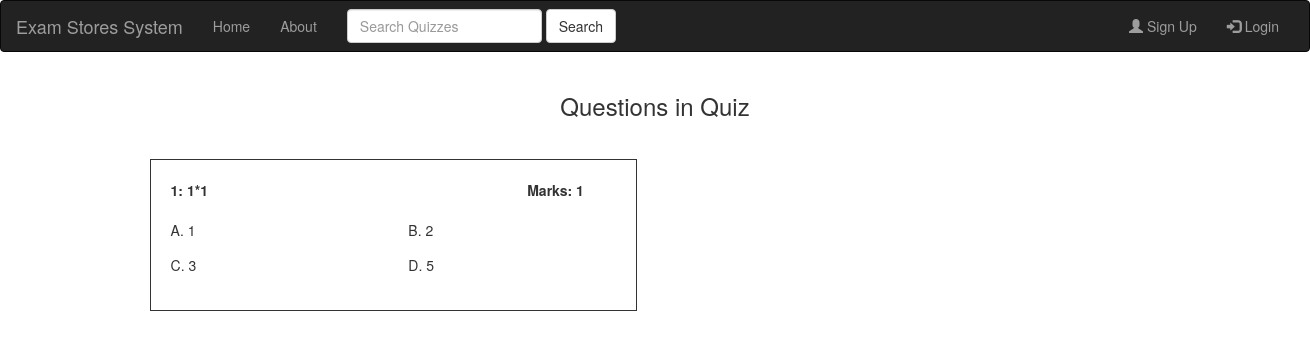
The app's page /quizpage/12/, older data.
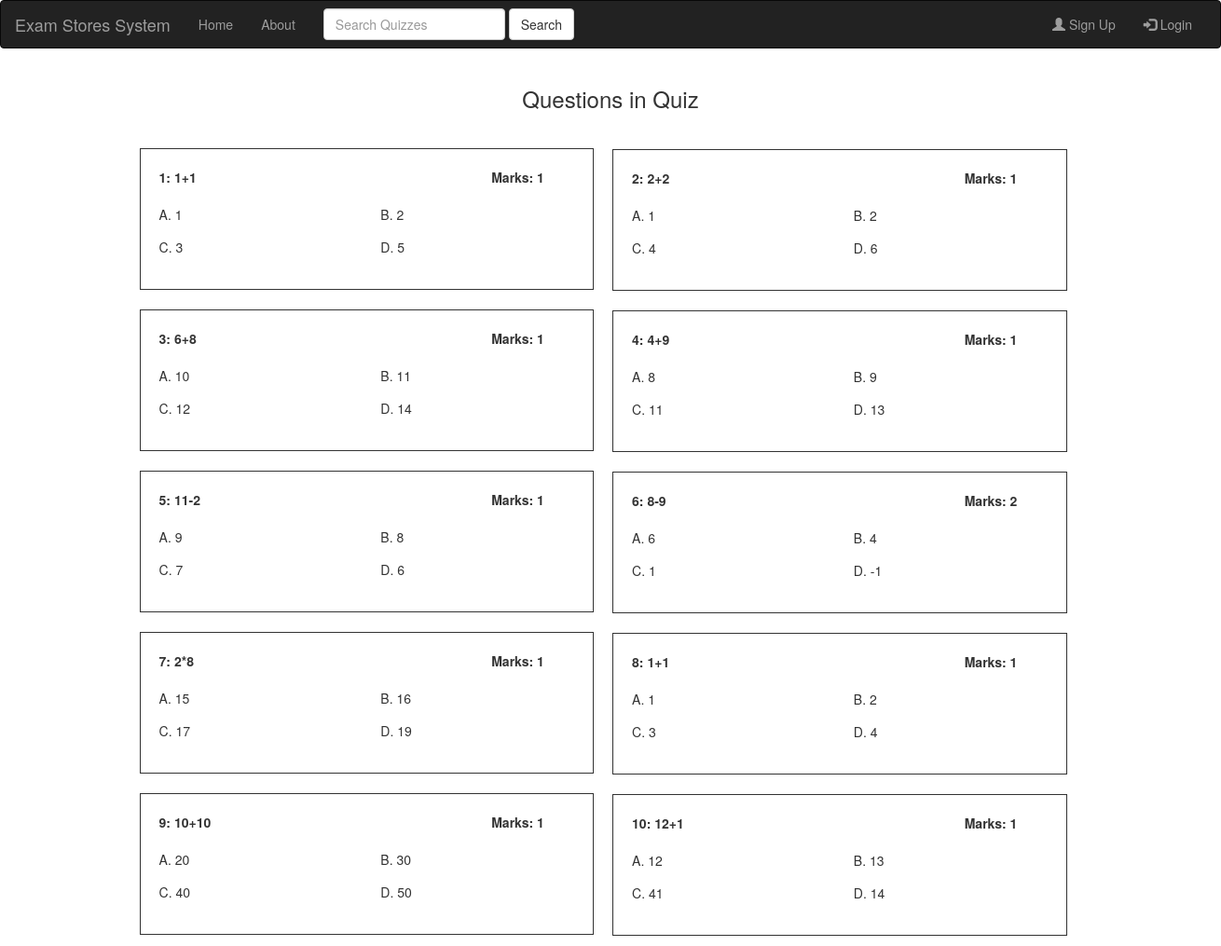
The same page, newer data.
### creation/models.py (models this page shows, shortened)
class Questions(models.Model):
    quiz_no = models.IntegerField()
    question = models.CharField(max_length=250)
    option_a = models.CharField(max_length=50)
    option_b = models.CharField(max_length=50)
    option_c = models.CharField(max_length=50)
    option_d = models.CharField(max_length=50)
    answer = models.CharField(choices=CHOICES, default="A", max_length=10)
    marks = models.IntegerField()

### quiz/views.py (the view)
# urls.py: path('quizpage/<int:pk>/', views.quizpage, name='quizpage'),
def quizpage(request, pk):
    questions = Questions.objects.filter(quiz_no=pk)
    context = {
        'title': 'QuizPage',
        'questions': questions
    }
    return render(request, 'quiz/quizpage.html', context)

### quiz/templates/quiz/quizpage.html
{% extends "quiz/base.html" %}
 {% block content %}
    <div class="container" style="text-align:center;">
        <h3>Questions in Quiz</h3>
    </div>
    <div class="col-sm-1"></div>
    <div class="col-sm-11">
        <br>
    <div class="container">
        <div class="container">
        <div class="row">
            {% for ques in questions %}
                <div class="col-sm-5" style="border:1px solid; padding:20px; margin:10px;">
                     <div class="form-group row">
                        <label class="col-sm-9 col-form-label">{{ forloop.counter }}: {{ques.question}}</label>
                         <label class="col-sm-3 col-form-label">Marks: {{ ques.marks }}</label>
                     </div>
                    <div class="form-group row">
                        <div class="col-sm-6">
                          A. {{ques.option_a}}
                        </div>
                        <div class="col-sm-6">
                          B. {{ques.option_b}}
                        </div>
                    </div>
                    <div class="form-group row">
                        <div class="col-sm-6">
                          C. {{ques.option_c}}
                        </div>
                        <div class="col-sm-6">
                          D. {{ques.option_d}}
                        </div>
                     </div>
                </div>
                {% if forloop.counter|divisibleby:2 and forloop.counter > 0 and not forloop.last %}
                     </div><div class = "row">
                {% else %}
                    <div class="col-sm-2"></div>
                {% endif %}
            {% endfor %}
        </div>
        </div>
    </div></div>
{% endblock %}

### quiz/templates/quiz/base.html (shortened to what this page needs)
<!DOCTYPE html>
<html>
<head>
    <link rel="stylesheet" href="https://maxcdn.bootstrapcdn.com/bootstrap/3.4.1/css/bootstrap.min.css">
</head>
<body>
    <nav id="menu" class="navbar navbar-inverse">
        <div class="container-fluid">
            <div class="navbar-header">
                <a class="navbar-brand" href="{% url 'quiz-home' %}">Exam Stores System</a>
            </div>
            <div class="collapse navbar-collapse" id="myNavbar">
                <ul class="nav navbar-nav" role="tablist">
                    <li><a href="{% url 'quiz-home' %}">Home</a></li>
                    <li><a href="{% url 'quiz-about' %}">About</a></li>
                </ul>
                <form class="navbar-form navbar-left" action="/searches" method="GET">
                    <div class="form-group">
                        <input type="text" class="form-control" placeholder="Search Quizzes" name="Search">
                    </div>
                    <button type="submit" class="btn btn-default">Search</button>
                </form>
                {% if user.is_authenticated %}
                <ul class="nav navbar-nav navbar-right">
                    <li>
                        <a href="{% url 'profile' %}"><img class="rounded-circle article-img" src="{{ request.user.profile.image.url }}" style="width:25px;"> {{request.user.username}}</a>
                    </li>
                    <li><a href="{% url 'logout' %}"><span class="glyphicon glyphicon-log-out"></span> Logout</a></li>
                </ul>
                {% else %}
                <ul class="nav navbar-nav navbar-right">
                    <li><a href="{% url 'register' %}"><span class="glyphicon glyphicon-user"></span> Sign Up</a></li>
                    <li><a href="{% url 'login' %}"><span class="glyphicon glyphicon-log-in"></span> Login</a></li>
                </ul>
                {% endif %}
            </div>
        </div>
    </nav>
    <div class="row">
        <div class="col-sm-3 "></div>
        <div class="col-sm-6 ">
        </div>
        <div class="col-sm-3 "></div>
    </div>
    {% block content %} {% endblock %}
</body>
</html>

Row changes from the older to the newer data that the page shows:
changed Questions (number 1 of 10 on the later page): question "1*1" → "1+1"
added Questions: question "2+2", marks "1", option_a "1", option_b "2", option_c "4", option_d "6"
added Questions: question "6+8", marks "1", option_a "10", option_b "11", option_c "12", option_d "14"
added Questions: question "4+9", marks "1", option_a "8", option_b "9", option_c "11", option_d "13"
added Questions: question "11-2", marks "1", option_a "9", option_b "8", option_c "7", option_d "6"
added Questions: question "8-9", marks "2", option_a "6", option_b "4", option_c "1", option_d "-1"
added Questions: question "2*8", marks "1", option_a "15", option_b "16", option_c "17", option_d "19"
added Questions: question "1+1", marks "1", option_a "1", option_b "2", option_c "3", option_d "4"
added Questions: question "10+10", marks "1", option_a "20", option_b "30", option_c "40", option_d "50"
added Questions: question "12+1", marks "1", option_a "12", option_b "13", option_c "41", option_d "14"
